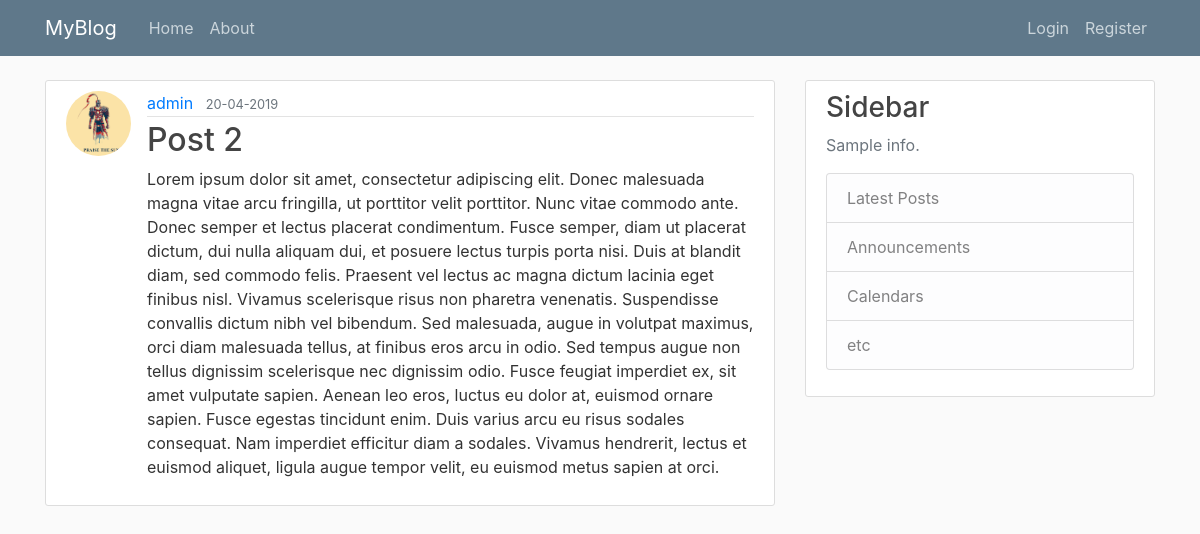
Screenshot of /post/12/ with the database file from the repository.
### blog/models.py (models this page shows, shortened)
class Post(models.Model):
    title = models.CharField(max_length=100)
    content = models.TextField()
    date_posted = models.DateTimeField(default=timezone.now)
    author = models.ForeignKey(User, on_delete=models.CASCADE)

### users/models.py (models this page shows, shortened)
class Profile(models.Model):
    user = models.OneToOneField(User, on_delete=models.CASCADE)
    image = models.ImageField(default='default.jpg', upload_to='profile_pics')

### blog/views.py (the view)
# urls.py: path('post/<int:pk>/', PostDetailView.as_view(), name='post-detail'),
class PostDetailView(DetailView):
    model = Post

### blog/templates/blog/post_detail.html (shortened to what this page needs)
{% extends "blog/base.html" %}
{% block content %}
  <article class="media content-section">
    <img class="rounded-circle article-img" src="{{object.author.profile.image.url}}">
    <div class="media-body">
      <div class="article-metadata">
        <a class="mr-2" href="{% url 'user-posts' object.author.username %}">{{ object.author }}</a>
        <small class="text-muted">{{ object.date_posted|date:"d-m-Y" }}</small>
      </div>
      <h2 class="article-title">{{ object.title }}</h2>
      <p class="article-content">{{ object.content }}</p>
    </div>
  </article>
{% endblock content %}

### blog/static/blog/main.css (style rules this page uses)
body { background: #fafafa; color: #333333; margin-top: 5rem; }
h1, h2, h3, h4, h5, h6 { color: #444444; }
.content-section { background: #ffffff; padding: 10px 20px; border: 1px solid #dddddd; border-radius: 3px; margin-bottom: 20px; }
.article-title { color: #444444; }
.article-content { white-space: pre-line; }
.article-img { height: 65px; width: 65px; margin-right: 16px; }
.article-metadata { padding-bottom: 1px; margin-bottom: 4px; border-bottom: 1px solid #e3e3e3 }

### rows the page displays
Post: author.profile.image (picture), author "admin", date_posted "20-04-2019", title "Post 2", content "Lorem ipsum dolor sit amet, consectetur adipiscing elit. Donec malesuada magna vitae arcu fringilla, ut porttitor velit porttitor. Nunc vitae commodo ante. Donec semper et lectus placerat condimentum. Fusce semper, diam ut placerat dictum, dui nulla aliquam dui, et posuere lectus turpis porta nisi. Duis at blandit diam, sed commodo felis. Praesent vel lectus ac magna dictum lacinia eget finibus nisl. Vivamus scelerisque risus non pharetra venenatis. Suspendisse convallis dictum nibh vel bibendum. Sed malesuada, augue in volutpat maximus, orci diam malesuada tellus, at finibus eros arcu in odio. Sed tempus augue non tellus dignissim scelerisque nec dignissim odio. Fusce feugiat imperdiet ex,…"
